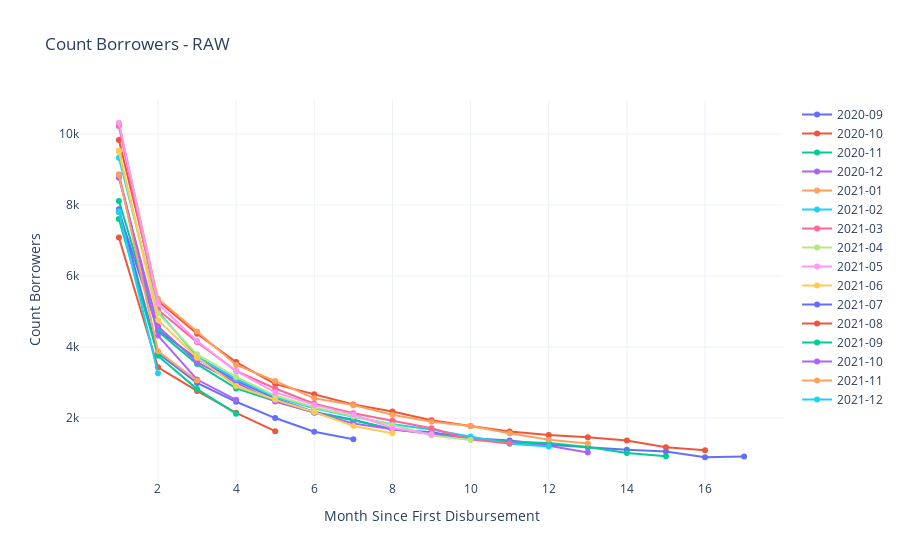
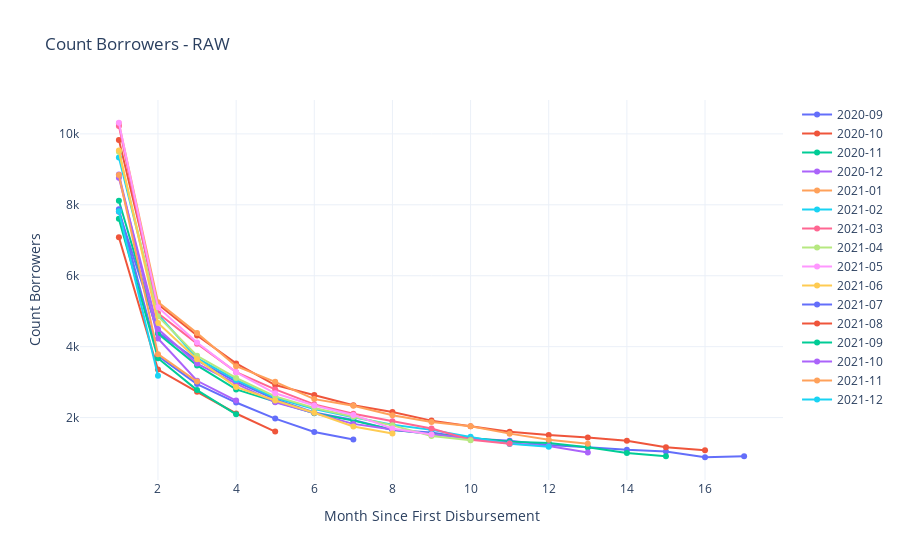

The notebook cell these images were saved under, in order:
### Code cell
m1.plot_cohorts('Count Borrowers')
m3.plot_cohorts('Count Borrowers')

### Figure 1 — Plotly figure (JSON) as saved in the notebook; plotly's stock layout.template omitted (floating-point values rounded to 4 significant figures)
{"data": [{"line": {"width": 2}, "mode": "markers+lines", "name": "2020-09", "type": "scatter", "x": [1, 2, 3, 4, 5, 6, 7, 8, 9, 10, 11, 12, 13, 14, 15, 16, 17], "y": [7801, 4481, 3661, 3050, 2549, 2170, 1952, 1673, 1594, 1429, 1362, 1243, 1177, 1102, 1054, 893, 916]}, {"line": {"width": 2}, "mode": "markers+lines", "name": "2020-10", "type": "scatter", "x": [1, 2, 3, 4, 5, 6, 7, 8, 9, 10, 11, 12, 13, 14, 15, 16], "y": [9831, 5296, 4369, 3573, 2953, 2667, 2377, 2181, 1937, 1773, 1621, 1523, 1457, 1363, 1177, 1093]}, {"line": {"width": 2}, "mode": "markers+lines", "name": "2020-11", "type": "scatter", "x": [1, 2, 3, 4, 5, 6, 7, 8, 9, 10, 11, 12, 13, 14, 15], "y": [8113, 4447, 3517, 2831, 2479, 2149, 1937, 1679, 1554, 1434, 1331, 1296, 1180, 1011, 922]}, {"line": {"width": 2}, "mode": "markers+lines", "name": "2020-12", "type": "scatter", "x": [1, 2, 3, 4, 5, 6, 7, 8, 9, 10, 11, 12, 13], "y": [8765, 4585, 3570, 2995, 2462, 2162, 1845, 1682, 1546, 1408, 1291, 1214, 1028]}, {"line": {"width": 2}, "mode": "markers+lines", "name": "2021-01", "type": "scatter", "x": [1, 2, 3, 4, 5, 6, 7, 8, 9, 10, 11, 12, 13], "y": [10295, 5359, 4436, 3494, 3044, 2552, 2361, 2088, 1895, 1775, 1566, 1389, 1278]}, {"line": {"width": 2}, "mode": "markers+lines", "name": "2021-02", "type": "scatter", "x": [1, 2, 3, 4, 5, 6, 7, 8, 9, 10, 11, 12], "y": [9331, 5004, 3728, 3100, 2589, 2271, 2034, 1821, 1673, 1475, 1274, 1194]}, {"line": {"width": 2}, "mode": "markers+lines", "name": "2021-03", "type": "scatter", "x": [1, 2, 3, 4, 5, 6, 7, 8, 9, 10, 11], "y": [10225, 5046, 4136, 3324, 2829, 2401, 2133, 1920, 1710, 1392, 1279]}, {"line": {"width": 2}, "mode": "markers+lines", "name": "2021-04", "type": "scatter", "x": [1, 2, 3, 4, 5, 6, 7, 8, 9, 10], "y": [9497, 4950, 3792, 3155, 2631, 2300, 2047, 1802, 1503, 1380]}, {"line": {"width": 2}, "mode": "markers+lines", "name": "2021-05", "type": "scatter", "x": [1, 2, 3, 4, 5, 6, 7, 8, 9], "y": [10314, 5214, 4169, 3319, 2719, 2368, 2100, 1716, 1541]}, {"line": {"width": 2}, "mode": "markers+lines", "name": "2021-06", "type": "scatter", "x": [1, 2, 3, 4, 5, 6, 7, 8], "y": [9532, 4761, 3696, 2899, 2512, 2164, 1773, 1571]}, {"line": {"width": 2}, "mode": "markers+lines", "name": "2021-07", "type": "scatter", "x": [1, 2, 3, 4, 5, 6, 7], "y": [7876, 3822, 2984, 2455, 1997, 1613, 1398]}, {"line": {"width": 2}, "mode": "markers+lines", "name": "2021-08", "type": "scatter", "x": [1, 2, 3, 4, 5], "y": [7083, 3427, 2762, 2144, 1627]}, {"line": {"width": 2}, "mode": "markers+lines", "name": "2021-09", "type": "scatter", "x": [1, 2, 3, 4], "y": [7604, 3752, 2813, 2121]}, {"line": {"width": 2}, "mode": "markers+lines", "name": "2021-10", "type": "scatter", "x": [1, 2, 3, 4], "y": [8858, 4319, 3082, 2511]}, {"line": {"width": 2}, "mode": "markers+lines", "name": "2021-11", "type": "scatter", "x": [1, 2, 3], "y": [8843, 3878, 3055]}, {"line": {"width": 2}, "mode": "markers+lines", "name": "2021-12", "type": "scatter", "x": [1, 2], "y": [7818, 3259]}], "layout": {"title": {"text": "Count Borrowers - RAW"}, "xaxis": {"title": {"text": "Month Since First Disbursement"}}, "yaxis": {"title": {"text": "Count Borrowers"}}}}

### Figure 2 — Plotly figure (JSON) as saved in the notebook; plotly's stock layout.template omitted (floating-point values rounded to 4 significant figures)
{"data": [{"line": {"width": 2}, "mode": "markers+lines", "name": "2020-09", "type": "scatter", "x": [1, 2, 3, 4, 5, 6, 7, 8, 9, 10, 11, 12, 13, 14, 15, 16, 17], "y": [7801, 4402, 3616, 3013, 2518, 2144, 1930, 1653, 1577, 1413, 1347, 1229, 1164, 1090, 1042, 882, 907]}, {"line": {"width": 2}, "mode": "markers+lines", "name": "2020-10", "type": "scatter", "x": [1, 2, 3, 4, 5, 6, 7, 8, 9, 10, 11, 12, 13, 14, 15, 16], "y": [9831, 5197, 4316, 3529, 2917, 2637, 2350, 2157, 1915, 1753, 1603, 1506, 1441, 1348, 1163, 1081]}, {"line": {"width": 2}, "mode": "markers+lines", "name": "2020-11", "type": "scatter", "x": [1, 2, 3, 4, 5, 6, 7, 8, 9, 10, 11, 12, 13, 14, 15], "y": [8113, 4365, 3472, 2795, 2450, 2124, 1915, 1659, 1537, 1418, 1316, 1282, 1167, 999, 911]}, {"line": {"width": 2}, "mode": "markers+lines", "name": "2020-12", "type": "scatter", "x": [1, 2, 3, 4, 5, 6, 7, 8, 9, 10, 11, 12, 13], "y": [8765, 4497, 3524, 2959, 2432, 2137, 1823, 1663, 1529, 1392, 1276, 1201, 1015]}, {"line": {"width": 2}, "mode": "markers+lines", "name": "2021-01", "type": "scatter", "x": [1, 2, 3, 4, 5, 6, 7, 8, 9, 10, 11, 12, 13], "y": [10295, 5256, 4382, 3449, 3009, 2521, 2335, 2064, 1874, 1756, 1548, 1373, 1264]}, {"line": {"width": 2}, "mode": "markers+lines", "name": "2021-02", "type": "scatter", "x": [1, 2, 3, 4, 5, 6, 7, 8, 9, 10, 11, 12], "y": [9331, 4910, 3677, 3062, 2558, 2245, 2011, 1800, 1654, 1458, 1259, 1181]}, {"line": {"width": 2}, "mode": "markers+lines", "name": "2021-03", "type": "scatter", "x": [1, 2, 3, 4, 5, 6, 7, 8, 9, 10, 11], "y": [10225, 4943, 4085, 3282, 2795, 2372, 2108, 1898, 1690, 1374, 1265]}, {"line": {"width": 2}, "mode": "markers+lines", "name": "2021-04", "type": "scatter", "x": [1, 2, 3, 4, 5, 6, 7, 8, 9, 10], "y": [9497, 4855, 3742, 3117, 2599, 2273, 2024, 1781, 1484, 1364]}, {"line": {"width": 2}, "mode": "markers+lines", "name": "2021-05", "type": "scatter", "x": [1, 2, 3, 4, 5, 6, 7, 8, 9], "y": [10314, 5110, 4116, 3277, 2685, 2340, 2076, 1695, 1523]}, {"line": {"width": 2}, "mode": "markers+lines", "name": "2021-06", "type": "scatter", "x": [1, 2, 3, 4, 5, 6, 7, 8], "y": [9532, 4665, 3648, 2862, 2483, 2138, 1751, 1553]}, {"line": {"width": 2}, "mode": "markers+lines", "name": "2021-07", "type": "scatter", "x": [1, 2, 3, 4, 5, 6, 7], "y": [7876, 3743, 2945, 2425, 1972, 1593, 1381]}, {"line": {"width": 2}, "mode": "markers+lines", "name": "2021-08", "type": "scatter", "x": [1, 2, 3, 4, 5], "y": [7083, 3356, 2727, 2116, 1605]}, {"line": {"width": 2}, "mode": "markers+lines", "name": "2021-09", "type": "scatter", "x": [1, 2, 3, 4], "y": [7604, 3675, 2775, 2092]}, {"line": {"width": 2}, "mode": "markers+lines", "name": "2021-10", "type": "scatter", "x": [1, 2, 3, 4], "y": [8858, 4230, 3038, 2480]}, {"line": {"width": 2}, "mode": "markers+lines", "name": "2021-11", "type": "scatter", "x": [1, 2, 3], "y": [8843, 3789, 3016]}, {"line": {"width": 2}, "mode": "markers+lines", "name": "2021-12", "type": "scatter", "x": [1, 2], "y": [7818, 3180]}], "layout": {"title": {"text": "Count Borrowers - RAW"}, "xaxis": {"title": {"text": "Month Since First Disbursement"}}, "yaxis": {"title": {"text": "Count Borrowers"}}}}
